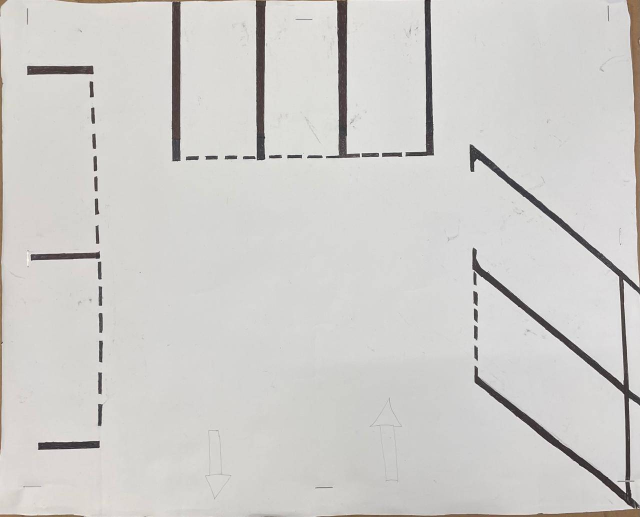
#> input picture samples/exemplo_livre.jpg, 1280 x 1034 px (shown at 1/2 size); its folder holds only this picture in this run
$ python -i monitoramento.py   (imports and definitions only)
#> lines starting #> are read from the running program, lines starting #| are printed output that depends on the picture
"""Monitoramento do serviço: o que entra, o que sai e quanto demora.

Três peças, todas usadas por `service.py`:

1. **Características** (`caracteristicas_imagem`, `caracteristicas_saida`):
   números que resumem a imagem recebida e a resposta do modelo. São as
   variáveis que permitem montar histogramas, boxplots e comparar com o
   conjunto de referência (KS/PSI) depois.
2. **Log em arquivo** (`MiddlewareRegistro` + `escrever_registro`): uma linha
   JSON por pedido em `logs/inferencias.jsonl`, append-only, com rotação por
   tamanho. O middleware envolve o app inteiro, então até o pedido que o
   BentoML recusa antes de chegar ao endpoint (arquivo que não é imagem) é
   registrado.
3. **Métricas Prometheus próprias** (`blu_*`): aparecem em `GET /metrics` ao
   lado das métricas que o BentoML já expõe (`bentoml_*`).

A métrica de qualidade acompanhada é a **nitidez** (variância do Laplaciano):
a câmera da maquete é fixa e de foco fixo, e o modelo depende das linhas finas
que delimitam as vagas. Foto fora de foco, lente suja ou tremida apagam essas
linhas antes de o modelo errar. A exposição (luminância, pixels
estourados/escuros) e a contagem de vagas (a maquete tem 7) completam o
diagnóstico. Compressão JPEG extrema não derruba a nitidez (os blocos criam
bordas novas); ela aparece nos bytes por pixel (`content_length` / pixels),
que também vão para o log.
"""

from __future__ import annotations

import json
import logging
import os
import time
from dataclasses import dataclass
from datetime import datetime
from logging.handlers import RotatingFileHandler
from pathlib import Path
from uuid import uuid4

import numpy as np
from PIL import Image, ImageStat
from prometheus_client import Counter, Gauge, Histogram

from .logic import ResultadoOcupacao

VERSAO_LOG = 1

_LOG_PATH = os.environ.get("BLU_LOG_PATH", "logs/inferencias.jsonl")
_LOG_MAX_BYTES = int(os.environ.get("BLU_LOG_MAX_BYTES", str(10 * 1024 * 1024)))
_LOG_BACKUPS = int(os.environ.get("BLU_LOG_BACKUPS", "5"))

VAGAS_ESPERADAS = int(os.environ.get("BLU_VAGAS_ESPERADAS", "7"))

# A nitidez é medida numa cópia com esta largura, para não depender da
# resolução da câmera (a mesma cena em 1600 px tem bordas "mais suaves" por
# pixel do que em 640 px).
_LARGURA_NITIDEZ = 640

# Limites de "imagem suspeita", tirados do conjunto de referência (as 245 fotos
# de treino, ver referencia/resumo.json). Ajustáveis por variável de ambiente.
# - nitidez < 15: abaixo do p1 da referência (14,5). Um desfoque gaussiano de
#   raio 2 leva as fotos de exemplo de ~130 para ~14.
# - luminância média < 100: abaixo do p1 (106,5); a foto mais escura do treino
#   tem 88,7. Escurecer as fotos de exemplo para 45% leva a ~57-76.
# - fração de pixels estourados (>= 250) > 1%: o máximo da referência é 0,07%.
LIMITE_NITIDEZ_MIN = float(os.environ.get("BLU_LIMITE_NITIDEZ_MIN", "15"))
LIMITE_LUMINANCIA_MIN = float(os.environ.get("BLU_LIMITE_LUMINANCIA_MIN", "100"))
LIMITE_ESTOURADA_MAX = float(os.environ.get("BLU_LIMITE_ESTOURADA_MAX", "0.01"))

# Rotas de infraestrutura que não são pedidos de inferência.
ROTAS_IGNORADAS = ("/metrics", "/healthz", "/livez", "/readyz", "/docs", "/favicon.ico")


# --- Características da entrada e da saída --------------------------------------


def nitidez(imagem: Image.Image) -> float:
    """Variância do Laplaciano 3x3 da imagem em cinza: quanto maior, mais
    bordas definidas. Cai quando a foto está borrada ou muito comprimida."""

    cinza = imagem.convert("L")
    if cinza.width > _LARGURA_NITIDEZ:
        altura = max(1, round(cinza.height * _LARGURA_NITIDEZ / cinza.width))
        cinza = cinza.resize((_LARGURA_NITIDEZ, altura), Image.Resampling.BILINEAR)
    a = np.asarray(cinza, dtype=np.float32)
    if a.shape[0] < 3 or a.shape[1] < 3:
        return 0.0
    laplaciano = (
        a[:-2, 1:-1] + a[2:, 1:-1] + a[1:-1, :-2] + a[1:-1, 2:] - 4 * a[1:-1, 1:-1]
    )
    return float(laplaciano.var())


def caracteristicas_imagem(imagem: Image.Image) -> dict:
    """Resumo numérico da imagem recebida (variáveis de entrada do log)."""

    histograma = imagem.convert("L").histogram()
    total = sum(histograma) or 1
    media = sum(i * n for i, n in enumerate(histograma)) / total
    variancia = sum(n * (i - media) ** 2 for i, n in enumerate(histograma)) / total
    r, g, b = ImageStat.Stat(imagem.convert("RGB")).mean

    return {
        "formato": imagem.format,
        "modo": imagem.mode,
        "largura": imagem.width,
        "altura": imagem.height,
        "megapixels": round(imagem.width * imagem.height / 1e6, 4),
        "luminancia_media": round(media, 4),
        "luminancia_desvio": round(variancia**0.5, 4),
        "rgb_media": [round(r, 4), round(g, 4), round(b, 4)],
        "fracao_estourada": round(sum(histograma[250:]) / total, 6),
        "fracao_escura": round(sum(histograma[:6]) / total, 6),
        "nitidez": round(nitidez(imagem), 4),
        "histograma_l": histograma,
    }


# [5 lines left out: function _area_poligono, not called in this run]


def _media(valores: list[float]) -> float | None:
    return round(sum(valores) / len(valores), 4) if valores else None


# [51 lines left out: functions caracteristicas_saida, motivos_suspeita, not called in this run]


# --- Métricas Prometheus próprias -------------------------------------------------

# Faixas escolhidas a partir da distribuição do conjunto de referência
# (nitidez de 8,7 a 493, mediana 149; luminância de 89 a 189, mediana 130),
# com folga dos dois lados para imagens degradadas.
_FAIXAS_NITIDEZ = (5, 10, 15, 25, 50, 75, 100, 150, 200, 300, 400, 500, 750)
_FAIXAS_LUMINANCIA = (40, 60, 80, 100, 120, 140, 160, 180, 200, 220)
_FAIXAS_VAGAS = (0, 1, 2, 3, 4, 5, 6, 7, 8, 9, 10)
_FAIXAS_CONFIANCA = (0.3, 0.4, 0.5, 0.6, 0.7, 0.8, 0.9, 0.95)

# [6 lines that did not run here, left out]
# [6 lines that did not run here, left out]
# [6 lines that did not run here, left out]
# [6 lines that did not run here, left out]
# [5 lines that did not run here, left out]
# [5 lines that did not run here, left out]


# [9 lines left out: function atualizar_metricas, not called in this run]


# --- Log em arquivo --------------------------------------------------------------


class FormatadorJsonl(logging.Formatter):
    """Uma linha JSON por evento. O horário vai em ISO 8601 com microssegundos
    e fuso horário (o formato mais detalhado que o `datetime` oferece), mais o
    instante Unix para ordenar e calcular intervalos sem ambiguidade."""

    # [8 lines left out: function format, not called in this run]


_logger: logging.Logger | None = None


# [35 lines left out: function configurar_log, not called in this run]


def escrever_registro(registro: dict) -> None:
    (_logger or configurar_log()).info("inferencia", extra={"registro": registro})


# --- Middleware: uma linha de log por pedido -------------------------------------


@dataclass
class _Resposta:
    status: int = 500
    corpo_erro: bytes = b""


class MiddlewareRegistro:
    """Middleware ASGI que registra cada pedido de inferência.

    Ao entrar, cria `scope["state"]["registro"]`, um dicionário que o endpoint
    preenche (pelo `ctx.request.state.registro`) com as características da
    imagem e da resposta. Ao sair, junta status HTTP e latência total e grava
    uma única linha. Como envolve o app inteiro, registra também os pedidos
    recusados pelo BentoML antes do endpoint (ex.: arquivo que não é imagem).
    """

    _LIMITE_CORPO_ERRO = 2000

    # [4 lines left out: function __init__, not called in this run]

    async def __call__(self, scope, receive, send):
        if scope["type"] != "http" or scope["path"].startswith(ROTAS_IGNORADAS):
            await self.app(scope, receive, send)
            return

        inicio = time.perf_counter()
        request_id = uuid4().hex
        registro: dict = {}
        scope.setdefault("state", {})["registro"] = registro
        resposta = _Resposta()

        async def enviar(mensagem):
            if mensagem["type"] == "http.response.start":
                resposta.status = mensagem["status"]
                cabecalhos = list(mensagem.get("headers", []))
                cabecalhos.append((b"x-request-id", request_id.encode()))
                mensagem = {**mensagem, "headers": cabecalhos}
            elif (
                mensagem["type"] == "http.response.body"
                and resposta.status >= 400
                and len(resposta.corpo_erro) < self._LIMITE_CORPO_ERRO
            ):
                resposta.corpo_erro += mensagem.get("body", b"")
            await send(mensagem)

        try:
            await self.app(scope, receive, enviar)
        finally:
            cabecalhos = {k.decode("latin-1"): v.decode("latin-1") for k, v in scope["headers"]}
            entrada = {
                "content_type": cabecalhos.get("content-type", "").split(";")[0] or None,
                "content_length": int(cabecalhos.get("content-length", 0) or 0),
                **registro.get("entrada", {}),
            }
            erro = registro.get("erro")
            if erro is None and resposta.status >= 400:
                erro = {"codigo": resposta.status, "detalhe": _texto_erro(resposta.corpo_erro)}

            escrever_registro(
                {
                    "versao_log": VERSAO_LOG,
                    "request_id": request_id,
                    "pid": os.getpid(),
                    "metodo": scope["method"],
                    "endpoint": scope["path"],
                    "status_http": resposta.status,
                    "latencia_total_ms": round((time.perf_counter() - inicio) * 1000, 3),
                    "latencia_modelo_ms": registro.get("latencia_modelo_ms"),
                    "modelo": self.modelo,
                    "limiar_confianca": self.limiar_confianca,
                    "entrada": entrada,
                    "saida": registro.get("saida"),
                    "alertas": registro.get("alertas", []),
                    "erro": erro,
                }
            )


# [11 lines left out: function _texto_erro, not called in this run]

>>> from PIL import Image
>>> picture = Image.open('../../samples/exemplo_livre.jpg')
#> picture is the input picture: PIL image 1280x1034 RGB; mean R, G, B 207.5, 206.2, 203.5
>>> result = caracteristicas_imagem(picture)
#> in caracteristicas_imagem, `histograma = imagem.convert("L").histogram()`: histograma = 256 values, max 161196 at index 216, min 0 at index 0, mean 5170
#> in caracteristicas_imagem, `total = sum(histograma) or 1`: total = 1323520
#> in caracteristicas_imagem, `media = sum(i * n for i, n in enumerate(histograma)) / total`: media = 206.4
#> in caracteristicas_imagem, `variancia = sum(n * (i - media) ** 2 for i, n in enumerate(histograma)..`: variancia = 931.5
#> in caracteristicas_imagem, `r, g, b = ImageStat.Stat(imagem.convert("RGB")).mean`: r = 207.5; g = 206.2; b = 203.5
#> in nitidez, `cinza = cinza.resize((_LARGURA_NITIDEZ, altura), Image.Resampling.BILI..`:
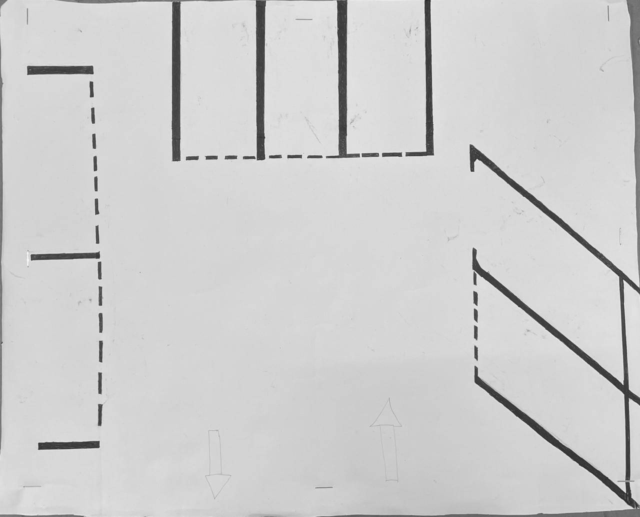
#> cinza: PIL image 640x517 L; min 43, max 244, mean 206.4
#> in nitidez, `laplaciano = ( a[:-2, 1:-1] + a[2:, 1:-1] + a[1:-1, :-2] + a[1:-1, 2:]..`:
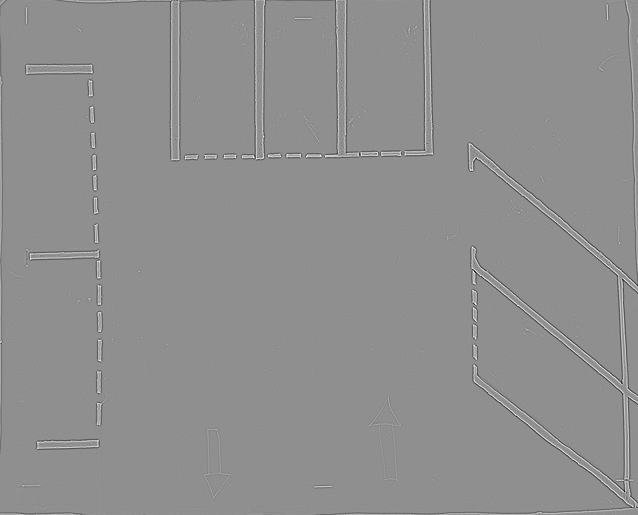
#> laplaciano: shape (515, 638) float32; min -265, max 206, mean -0.1; drawn with min black and max white
#> result = 12 items

$ run again, on samples/exemplo_ocupado.jpg
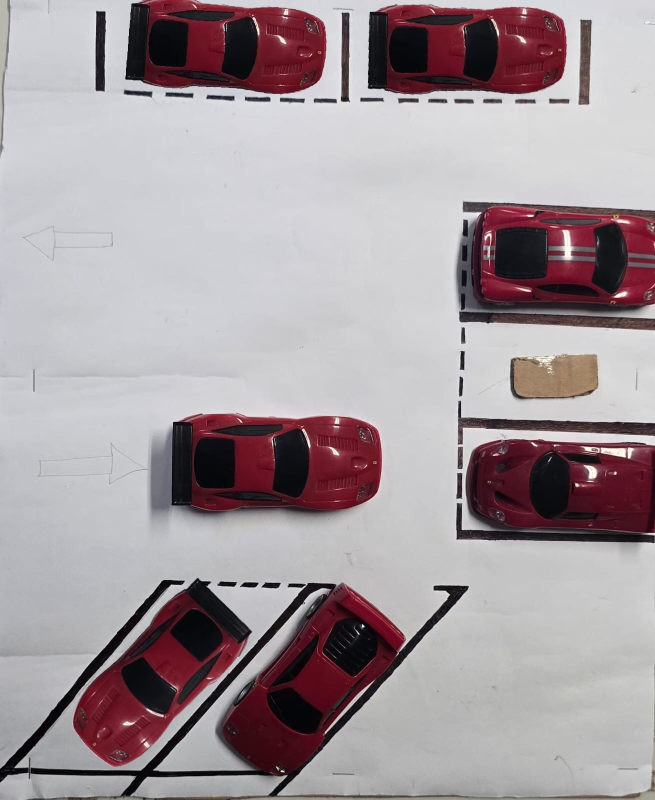
#> input picture samples/exemplo_ocupado.jpg, 1310 x 1600 px (shown at 1/2 size)
#> picture is the input picture: PIL image 1310x1600 RGB; mean R, G, B 163.5, 152.3, 156.6
#> histograma = 256 values, max 85466 at index 208, min 0 at index 255, mean 8187.5
#> total = 2096000
#> media = 156.1
#> variancia = 5275.7
#> r = 163.5; g = 152.3; b = 156.6
#> in nitidez, `cinza = cinza.resize((_LARGURA_NITIDEZ, altura), Image.Resampling.BILI..`:
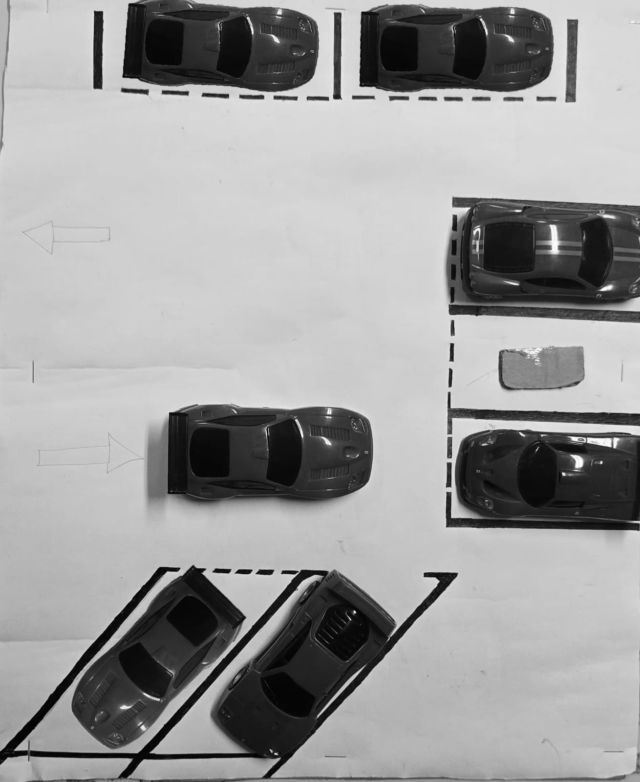
#> cinza: PIL image 640x782 L; min 2, max 251, mean 156.1
#> in nitidez, `laplaciano = ( a[:-2, 1:-1] + a[2:, 1:-1] + a[1:-1, :-2] + a[1:-1, 2:]..`:
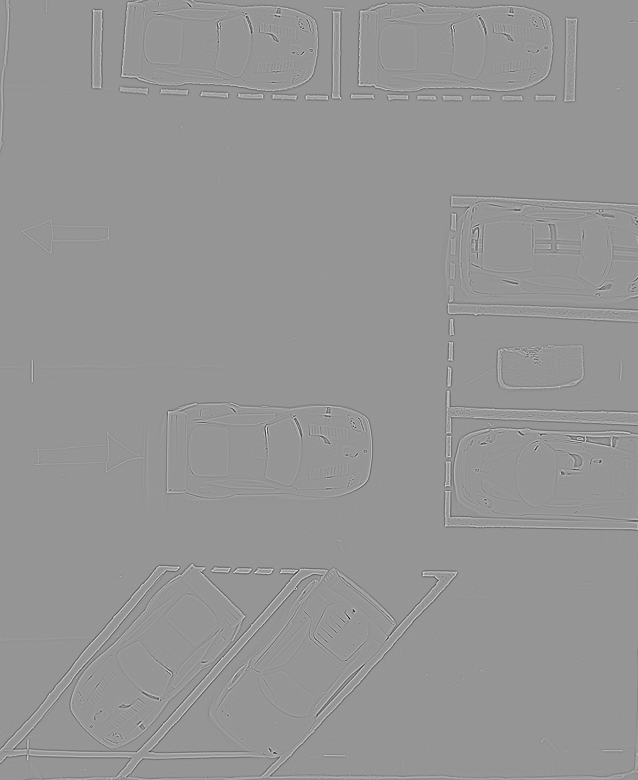
#> laplaciano: shape (780, 638) float32; min -422, max 297, mean 0; drawn with min black and max white
#> result = 12 items
